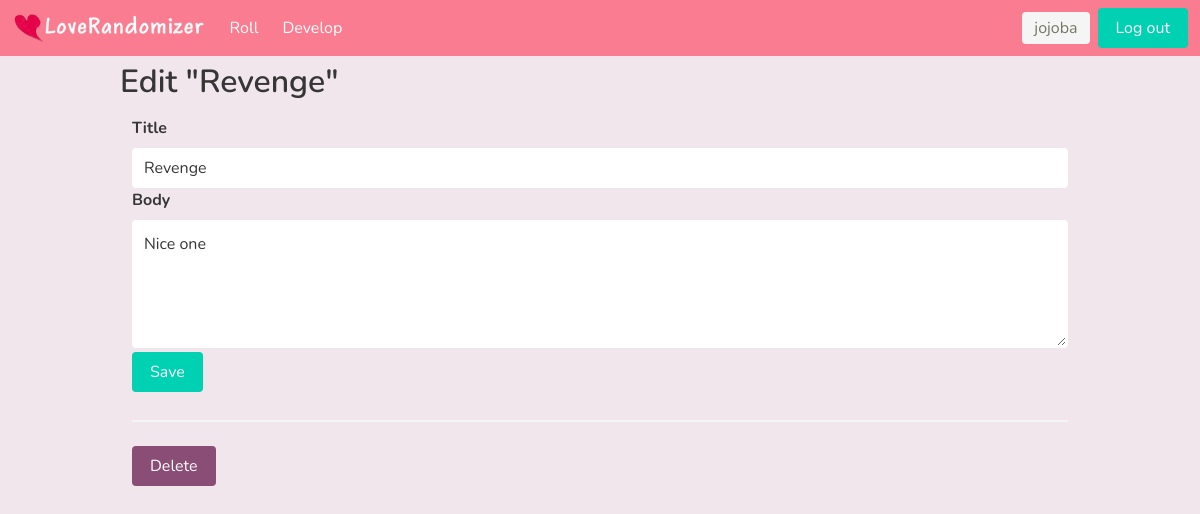
Screenshot of /blog/1/update (signed in) with the database file from the repository.
### tables this page shows
CREATE TABLE user (
  id INTEGER PRIMARY KEY AUTOINCREMENT,
  username TEXT UNIQUE NOT NULL,
  password TEXT NOT NULL
);

CREATE TABLE activities (
  id INTEGER PRIMARY KEY AUTOINCREMENT,
  author_id INTEGER NOT NULL,
  name TEXT  NOT NULL,
  description TEXT,
  category TEXT NOT NULL,
  FOREIGN KEY (author_id) REFERENCES user (id)
);

### flaskr/blog.py (the view, shortened to what this page needs)
@bp.route('/<int:id>/update', methods=('GET', 'POST'))
@login_required
def update(id):
    act = get_post(id)
    return render_template('blog/update.html', act=act)

### flaskr/auth.py (called while the page is built)
@bp.before_app_request
def load_logged_in_user():
    user_id = session.get('user_id')
    if user_id is None:
        g.user = None
    else:
        g.user = get_db().execute(
            'SELECT * FROM user WHERE id = ?', (user_id,)
        ).fetchone()

def login_required(view):
    @functools.wraps(view)
    def wrapped_view(**kwargs):
        if g.user is None:
            return redirect(url_for('auth.login'))
        return view(**kwargs)
    return wrapped_view

### flaskr/blog.py (called while the page is built)
def get_post(id, check_author=True):
    post = get_db().execute(
         '''
        SELECT activities.id, name, description, username, author_id
        FROM activities JOIN user ON activities.author_id = user.id
        WHERE activities.id = ?;
        ''',
        (id,)
    ).fetchone()
    if post is None:
        abort(404, f"Post id {id} doesn't exist.")
    if check_author and post['author_id'] != g.user['id']:
        abort(403)
    return post

### flaskr/db.py (called while the page is built)
def get_db():
    if 'db' not in g:
        g.db = sqlite3.connect(
            current_app.config['DATABASE'],
            detect_types=sqlite3.PARSE_DECLTYPES
        )
        g.db.row_factory = sqlite3.Row
    return g.db

### flaskr/templates/blog/update.html
{% extends 'base.html' %} {% block header %}
<h1 class="container title mt-2">
  {% block title %}Edit "{{ act['name'] }}"{% endblock %}
</h1>
{% endblock %} {% block content %}
<section>
  <form method="post" class="width-50">
    <label class="label" for="title">Title</label>
    <input
      name="title"
      id="title"
      value="{{ request.form['name'] or act['name'] }}"
      required
      class="input"
    />
    <label class="label" for="body">Body</label>
    <textarea name="body" id="body" class="textarea">
{{ request.form['description'] or act['description'] }}</textarea
    >
    <input type="submit" value="Save" class="button is-primary my-1" />
    <hr />
  </form>
  <form action="{{ url_for('blog.delete', id=act['id']) }}" method="post">
    <input
      class="button is-danger"
      type="submit"
      value="Delete"
      onclick="return confirm('Are you sure?');"
    />
  </form>
</section>
{% endblock %}

### flaskr/templates/base.html (shortened to what this page needs)
<!DOCTYPE html>
<head>
  <link rel="stylesheet" href="{{ url_for('static', filename='style.css') }}" />
</head>
<body>
  <nav class="navbar" role="navigation" aria-label="main navigation">
    <div class="navbar-brand">
      <a class="navbar-item" href="/">
        <img src="{{ url_for('static', filename='logo.png') }}" />
      </a>
    </div>
    <div id="navbarBasicExample" class="navbar-menu">
      <div class="navbar-start">
        <a class="navbar-item" href="{{ url_for('roll.index') }}"> Roll </a>
        <a class="navbar-item" href="{{ url_for('blog.index') }}"> Develop </a>
      </div>
      <div class="navbar-end">
        {% if g.user %}
        <div class="navbar-item">
          <span class="tag is-medium mx-2">{{ g.user['username']}}</span>
          <a class="button is-primary" href="{{ url_for('auth.logout') }}">
            Log out
          </a>
        </div>
        {% endif %}
      </div>
    </div>
  </nav>
  <section class="content">
    <header>{% block header %}{% endblock %}</header>
    <main class="container mt-1 p-3">{% block content %}{% endblock %}</main>
  </section>
</body>

### rows the page displays
user: user.username "jojoba"
activities: name "Revenge", title "Revenge", body "Nice one"
